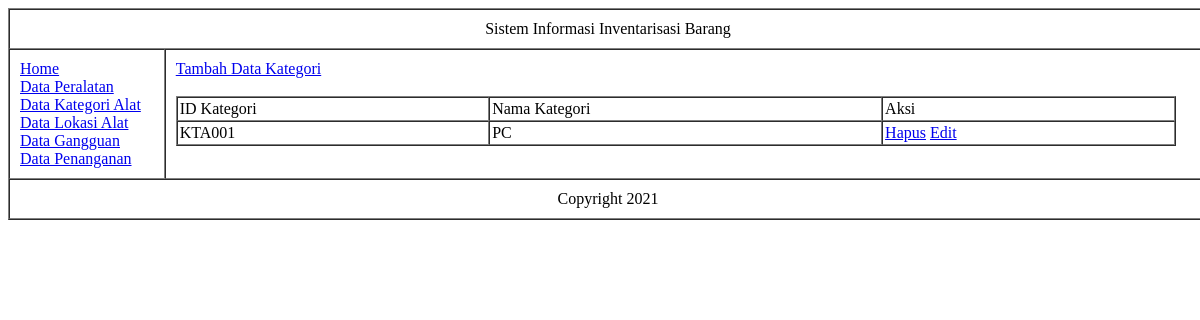
The app's page /index.php?xlink=view_data/kategori.php, older data.
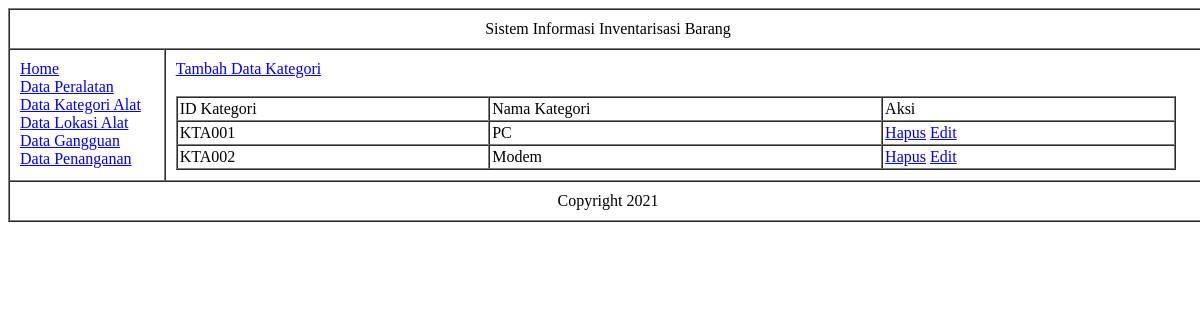
The same page, newer data.
### tables this page shows
CREATE TABLE `tblkategori` (
  `id_kategori` char(20) NOT NULL,
  `nama_kategori` varchar(50) NOT NULL
);

### view_data/kategori.php (the view)
<?php
	echo"<a href='index.php?xlink=control_data/tambah_kategori.php'>Tambah Data Kategori</a><br><br>";
	include"db_link.php";
	$sql = mysqli_query($dblink,"SELECT * from tblkategori");
		echo"<table border='1' cellpadding='2px' cellspacing='0px' width='98%'>
			<tr>
				<td>ID Kategori</td>
				<td>Nama Kategori</td>
				<td>Aksi</td>
			</tr>";
		while ($r=mysqli_fetch_array($sql,MYSQLI_ASSOC)){
			$xidk = isset($r['id_kategori']) ? $r['id_kategori'] : '';
			$xnk = isset($r['nama_kategori']) ? $r['nama_kategori'] : '';
		echo"<tr>
				<td>$xidk</td>
				<td>$xnk</td>
				<td>
					<a href='control_data/proses_db_kategori.php?modul=kategori&act=hapus&xxid=$xidk'>Hapus</a>
					<a href='index.php?xlink=control_data/edit_kategori.php&mod=edit&id=$xidk'>Edit</a>
			</tr>";
		}
		echo"</table>";
?>

Row changes from the older to the newer data that the page shows:
added tblkategori: id_kategori "KTA002", nama_kategori "Modem"
